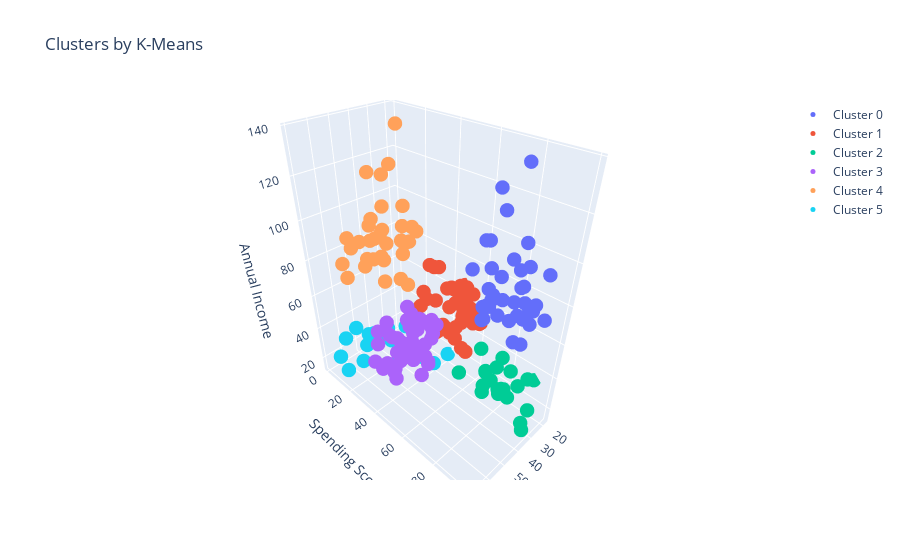

Write notebook code for a chart like this one.
### Code cell
# Plotly interactive 3D plot

trace0 = tracer(KM6_clustered, 0, 'Cluster 0')
trace1 = tracer(KM6_clustered, 1, 'Cluster 1')
trace2 = tracer(KM6_clustered, 2, 'Cluster 2')
trace3 = tracer(KM6_clustered, 3, 'Cluster 3')
trace4 = tracer(KM6_clustered, 4, 'Cluster 4')
trace5 = tracer(KM6_clustered, 5, 'Cluster 5')

data = [trace0, trace1, trace2, trace3, trace4, trace5]

layout = go.Layout(
    title = 'Clusters by K-Means',
    scene = dict(
            xaxis = dict(title = 'Age'),
            yaxis = dict(title = 'Spending Score'),
            zaxis = dict(title = 'Annual Income')
        )
)

fig = go.Figure(data=data, layout=layout)
py.offline.iplot(fig)

### Figure 1 — Plotly figure (JSON) as saved in the notebook; plotly's stock layout.template omitted (floating-point values rounded to 4 significant figures)
{"data": [{"marker": {"size": 5}, "mode": "markers", "name": "Cluster 0", "type": "scatter3d", "x": [39, 31, 40, 38, 39, 31, 29, 32, 35, 32, 32, 28, 32, 34, 39, 38, 27, 30, 30, 29, 31, 36, 33, 32, 28, 36, 30, 27, 35, 32, 29, 30, 28, 36, 32, 38, 35, 32, 30], "y": [91, 77, 95, 75, 75, 71, 88, 73, 72, 93, 87, 97, 74, 90, 88, 76, 89, 78, 73, 83, 93, 75, 95, 63, 75, 92, 86, 69, 90, 86, 88, 97, 68, 85, 69, 91, 79, 74, 83], "z": [69, 70, 71, 71, 71, 72, 73, 73, 74, 75, 76, 77, 77, 78, 78, 78, 78, 78, 78, 79, 81, 85, 86, 87, 87, 87, 88, 88, 93, 97, 98, 99, 101, 103, 103, 113, 120, 126, 137]}, {"marker": {"size": 5}, "mode": "markers", "name": "Cluster 1", "type": "scatter3d", "x": [31, 27, 29, 31, 33, 31, 27, 19, 18, 19, 32, 26, 40, 23, 38, 21, 22, 34, 18, 40, 32, 24, 27, 20, 23, 26, 21, 19, 38, 19, 18, 19, 27, 38, 40, 23, 25, 28], "y": [61, 47, 42, 42, 60, 54, 51, 55, 59, 59, 47, 54, 48, 52, 55, 57, 55, 60, 41, 40, 42, 52, 50, 49, 41, 55, 42, 54, 42, 46, 48, 50, 56, 40, 58, 29, 34, 40], "z": [39, 40, 40, 40, 42, 43, 46, 46, 48, 48, 48, 54, 54, 54, 54, 54, 57, 58, 59, 60, 60, 60, 60, 61, 62, 62, 62, 63, 64, 64, 65, 65, 67, 67, 69, 70, 72, 76]}, {"marker": {"size": 5}, "mode": "markers", "name": "Cluster 2", "type": "scatter3d", "x": [21, 23, 22, 23, 30, 35, 24, 22, 20, 35, 25, 31, 29, 35, 23, 21, 18, 21, 30, 20, 24, 24], "y": [81, 77, 76, 94, 72, 99, 77, 79, 66, 98, 73, 73, 82, 61, 87, 73, 92, 81, 73, 75, 92, 65], "z": [15, 16, 17, 18, 19, 19, 20, 20, 21, 23, 24, 25, 28, 28, 29, 30, 33, 33, 34, 37, 38, 39]}, {"marker": {"size": 5}, "mode": "markers", "name": "Cluster 3", "type": "scatter3d", "x": [65, 48, 50, 49, 59, 50, 47, 51, 69, 53, 70, 67, 54, 63, 43, 68, 70, 47, 60, 60, 59, 45, 49, 57, 67, 46, 48, 55, 50, 68, 48, 47, 48, 49, 67, 49, 66, 54, 68, 66, 65, 63, 49, 51, 50], "y": [35, 36, 55, 52, 60, 45, 41, 50, 46, 46, 56, 52, 59, 51, 50, 48, 55, 42, 49, 56, 47, 53, 42, 51, 41, 44, 46, 58, 46, 55, 49, 47, 42, 48, 59, 56, 50, 46, 43, 48, 52, 43, 59, 43, 57], "z": [38, 39, 40, 42, 43, 43, 43, 44, 44, 46, 46, 47, 47, 48, 48, 48, 49, 49, 50, 50, 54, 54, 54, 54, 54, 54, 54, 57, 58, 59, 60, 60, 61, 62, 62, 62, 63, 63, 63, 63, 63, 65, 65, 67, 67]}, {"marker": {"size": 5}, "mode": "markers", "name": "Cluster 4", "type": "scatter3d", "x": [43, 59, 47, 20, 44, 19, 57, 25, 48, 34, 43, 44, 47, 37, 34, 56, 19, 50, 42, 36, 40, 36, 52, 58, 59, 37, 46, 41, 54, 41, 34, 33, 47, 45, 32], "y": [35, 11, 9, 5, 7, 10, 5, 12, 36, 22, 17, 20, 16, 1, 1, 35, 5, 26, 20, 27, 13, 10, 13, 15, 14, 32, 15, 39, 24, 17, 23, 8, 16, 28, 18], "z": [71, 71, 71, 73, 73, 74, 75, 77, 77, 78, 78, 78, 78, 78, 78, 79, 81, 85, 86, 87, 87, 87, 88, 88, 93, 97, 98, 99, 101, 103, 103, 113, 120, 126, 137]}, {"marker": {"size": 5}, "mode": "markers", "name": "Cluster 5", "type": "scatter3d", "x": [19, 20, 31, 35, 64, 67, 58, 37, 35, 52, 35, 46, 54, 45, 40, 60, 53, 49, 42, 36, 49], "y": [39, 6, 40, 6, 3, 14, 15, 13, 35, 29, 35, 5, 14, 32, 31, 4, 4, 14, 17, 26, 28], "z": [15, 16, 17, 18, 19, 19, 20, 20, 21, 23, 24, 25, 28, 28, 29, 30, 33, 33, 34, 37, 39]}], "layout": {"scene": {"xaxis": {"title": {"text": "Age"}}, "yaxis": {"title": {"text": "Spending Score"}}, "zaxis": {"title": {"text": "Annual Income"}}}, "title": {"text": "Clusters by K-Means"}}}
